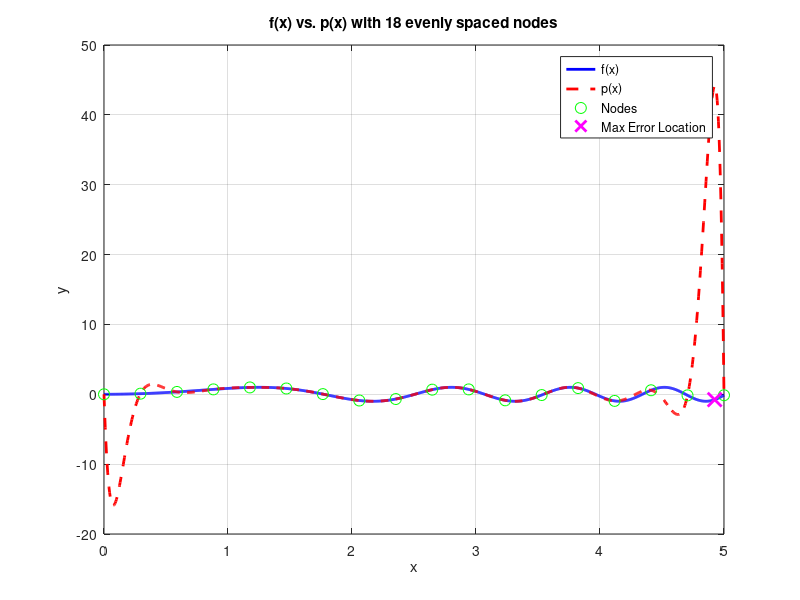

Recreate this plot in MATLAB.
% Define the function f(x)
f = @(x) sin(x.^2);

% Generate x-values for plotting
x = linspace(0, 5, 1000);
y = f(x);

% Generate 18 evenly spaced nodes
n = 18;
x_nodes = linspace(0, 5, n);
y_nodes = f(x_nodes);

% Compute the Lagrange Interpolating Polynomial p(x) using the nodes
p = @(x) 0;
for i = 1:n
    L = 1;
    for j = 1:n
        if i ~= j
            L = L .* (x - x_nodes(j)) / (x_nodes(i) - x_nodes(j));
        end
    end
    p = @(x) p(x) + y_nodes(i) * L;
end
y_p = p(x);

% Compute the error |f(x) - p(x)|
error = abs(y - y_p);
[max_error, max_error_idx] = max(error);
x_max_error = x(max_error_idx)

% Plot everything
figure;
plot(x, y, 'b', 'LineWidth', 2); % Plot f(x)
hold on;
plot(x, y_p, 'r--', 'LineWidth', 2); % Plot p(x)
plot(x_nodes, y_nodes, 'go', 'MarkerSize', 8); % Plot the nodes
plot(x_max_error, f(x_max_error), 'mx', 'MarkerSize', 10, 'LineWidth', 2); % Indicate the x value where the max error occurs
legend('f(x)', 'p(x)', 'Nodes', 'Max Error Location');
xlabel('x');
ylabel('y');
title('f(x) vs. p(x) with 18 evenly spaced nodes');
grid on;
hold off;
